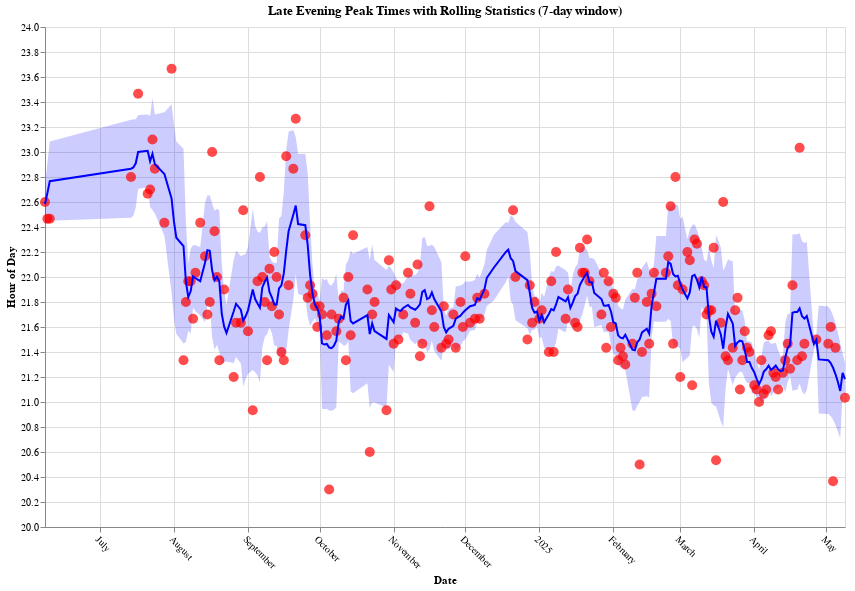

This figure's notebook cell:
### Markdown cell above
# LEP stability

### Code cell
import circadian
reload(circadian)

circadian.draw_lep_stability(merge_all_types(exclude_insomniac_nights=False))

### Figure 1 — Vega-Lite specification as saved in the notebook (floating-point values rounded to 4 significant figures; data arrays with more than 128 entries replaced by an {"elided": "..."} marker saying what was removed)
{"config": {"view": {"continuousWidth": 300, "continuousHeight": 300}, "axis": {"grid": true}}, "layer": [{"data": {"name": "data-146cef4dea630f55bfdc2c96360ba83b"}, "mark": {"type": "area", "color": "blue", "opacity": 0.2}, "encoding": {"x": {"field": "dayAndNightOf", "type": "temporal"}, "y": {"field": "lower", "type": "quantitative"}, "y2": {"field": "upper"}}}, {"data": {"name": "data-46c21ebd7569c43ebfabd133bdeea04c"}, "mark": {"type": "point", "color": "red", "filled": true, "size": 100}, "encoding": {"tooltip": [{"field": "dayAndNightOf", "format": "%Y-%m-%d", "title": "Date", "type": "temporal"}, {"field": "LEP_Hour", "format": ".2f", "title": "Time", "type": "quantitative"}], "x": {"axis": {"labelAngle": 45}, "field": "dayAndNightOf", "title": "Date", "type": "temporal"}, "y": {"field": "LEP_Hour", "scale": {"zero": false}, "title": "Hour of Day", "type": "quantitative"}}}, {"data": {"name": "data-46c21ebd7569c43ebfabd133bdeea04c"}, "mark": {"type": "line", "color": "blue", "size": 2}, "encoding": {"x": {"axis": {"labelAngle": 45}, "field": "dayAndNightOf", "title": "Date", "type": "temporal"}, "y": {"field": "Rolling_Mean", "type": "quantitative"}}}], "height": 500, "title": "Late Evening Peak Times with Rolling Statistics (7-day window)", "width": 800, "$schema": "https://vega.github.io/schema/vega-lite/v5.20.1.json", "datasets": {"data-146cef4dea630f55bfdc2c96360ba83b": {"elided": "238 records"}, "data-46c21ebd7569c43ebfabd133bdeea04c": {"elided": "238 records"}}}
